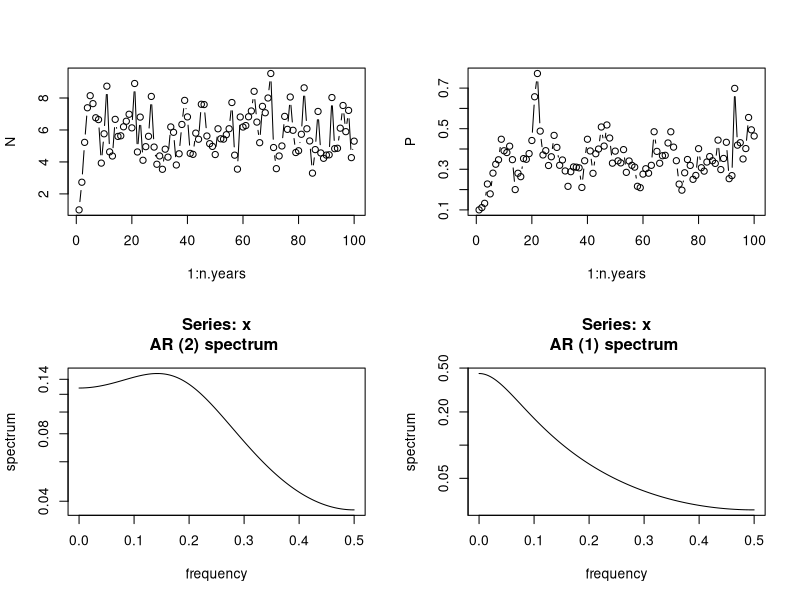
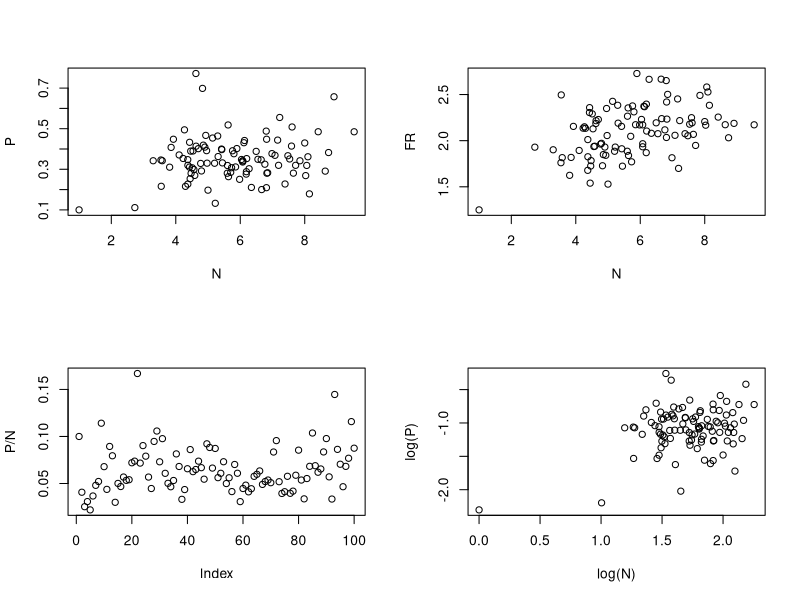
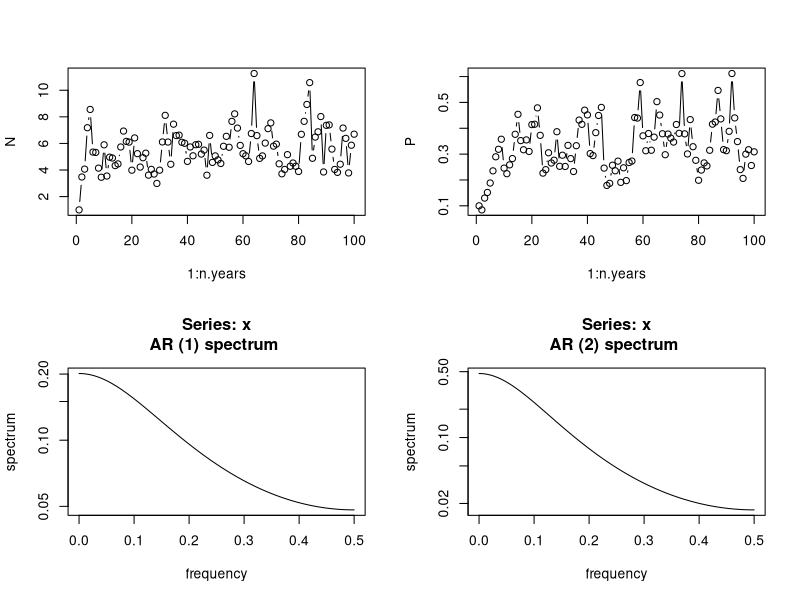
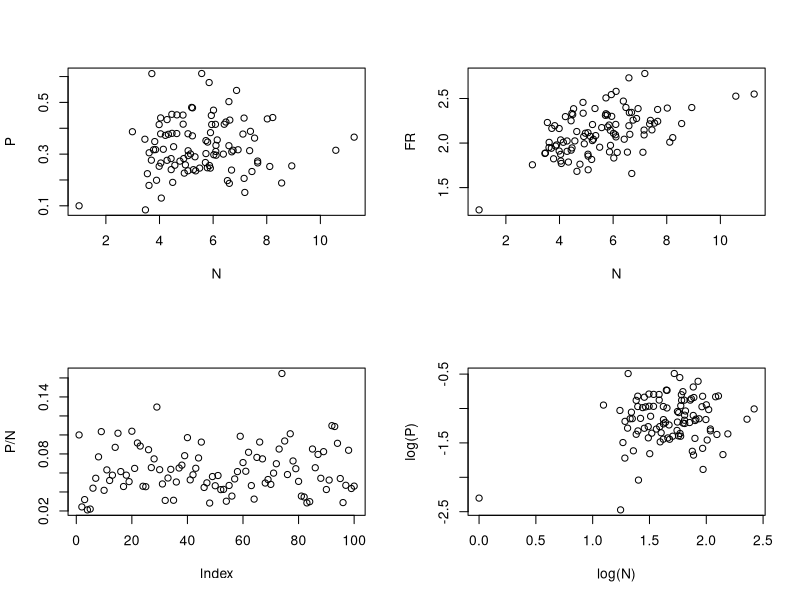
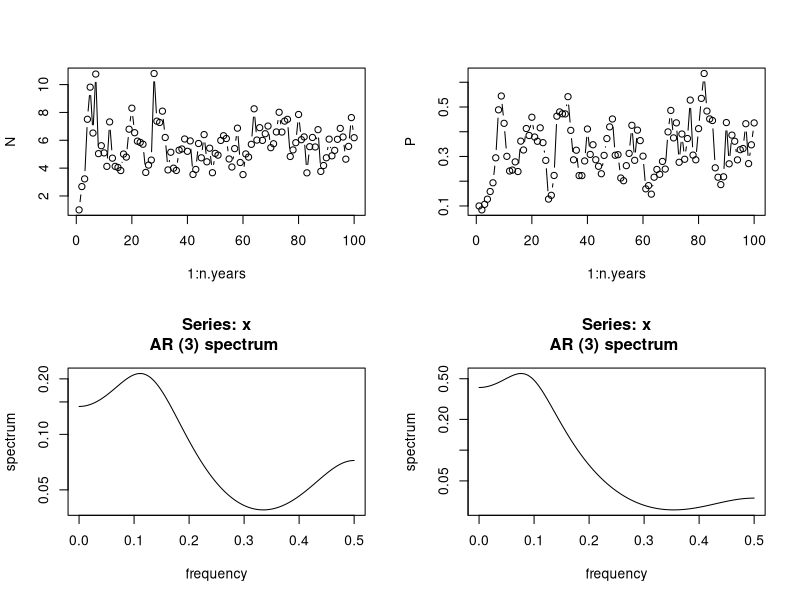
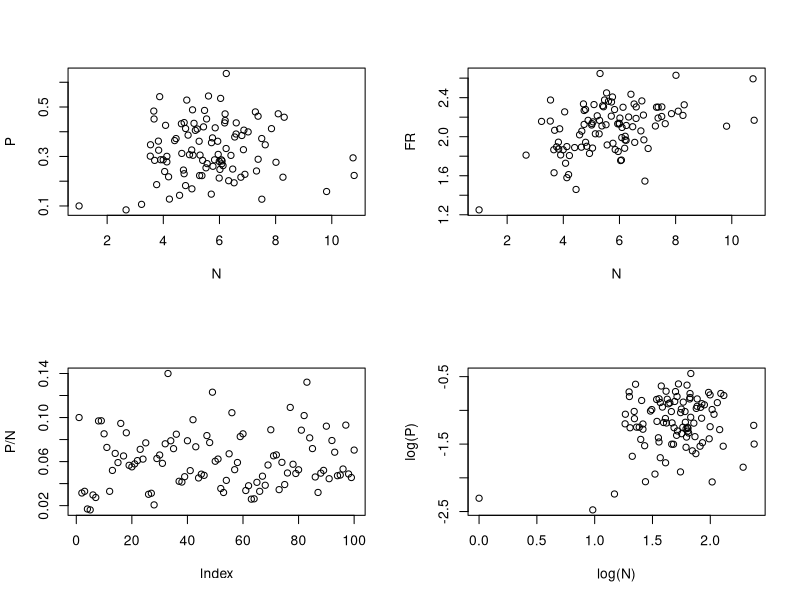
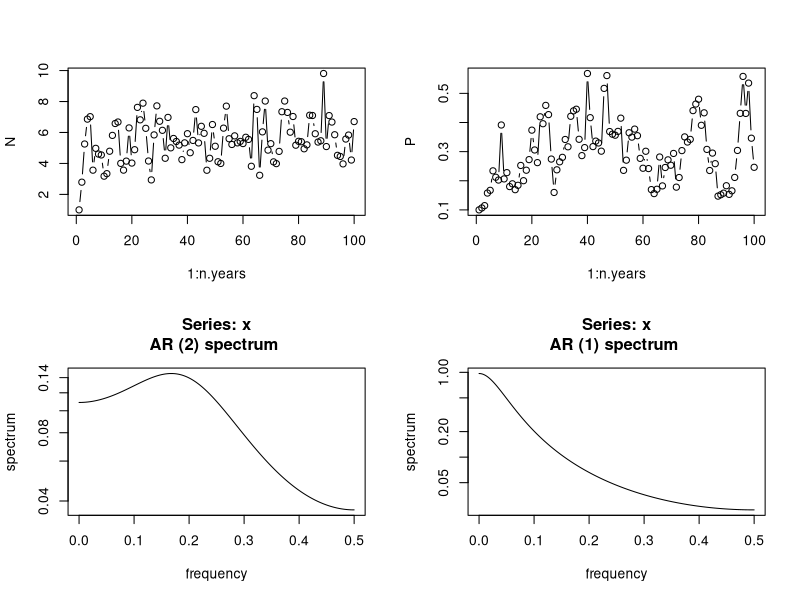
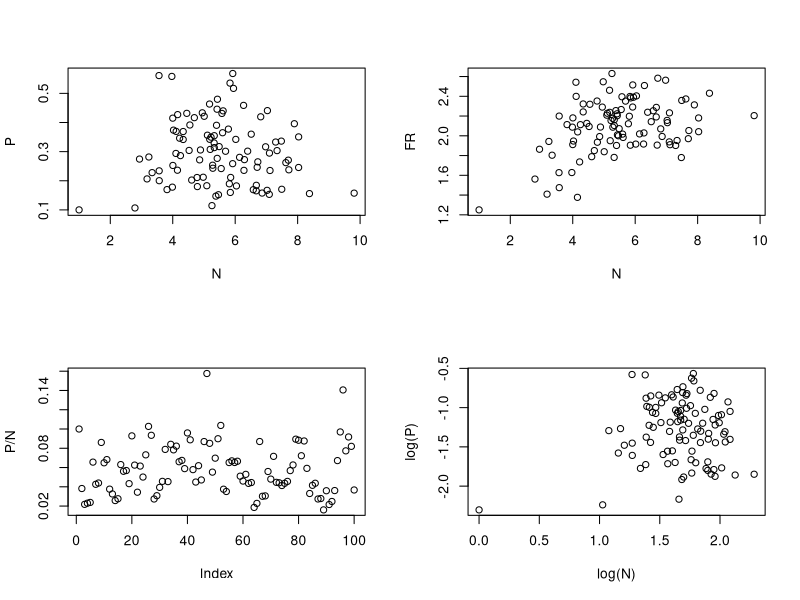

Here is the R script that generated these plots, in order:
### FB 13/11/2017 - predator-prey model with noisy functional response data
### From much earlier code
### 15/03/2018 Added comparison to deterministic version of the code
### 02/02/2019 Removed comparison, loop over 100 repeats for T=100

rm(list=ls())
graphics.off()

### Model used (use stored simulated data later on, just tryouts for now)
n.repeats<-100
n.years<-100  	# Number of years //
N1<-1			# Initial pop size
P1<-0.1   # O.1 before but difficult to see if there are transient oscillations
K<-1			# threshold dd 
beta<-1			# density-dependence exponent
rmax_V<-2			# Max AVERAGE growth rate (thus not a true max...)
rmax_P<-0.5
sigma2.proc<-0.05		# worked well with 0.005 too

### FR and predator parameters
C<-2.5
D<-1
Q<-10

### Simulation of data
#set.seed(42) 
set.seed(41)
#set.seed(40)

for (krep in 1:n.repeats){

y<-N<-P<-FR<-numeric(n.years)
N[1]<-N1
P[1]<-P1
FR[1]<-C*N[1]/(D+N[1])

rV<-rnorm(n.years-1,rmax_V,sqrt(sigma2.proc))
rP<-rnorm(n.years-1,rmax_P,sqrt(sigma2.proc))
FRnoise<-rnorm(n.years,0,sqrt(sigma2.proc))

for (t in 1:(n.years-1)){
  
  N[t+1]<-N[t]*(exp(rV[t])/(1+(N[t]/K)^beta))*exp(-FR[t]*P[t]/N[t])
  P[t+1]<-P[t]*exp(rP[t])/(1+P[t]*Q/N[t])
  FR[t+1]<-(C*N[t+1]/(D+N[t+1])) + FRnoise[t+1] #must be after for updating. 
}
## Plotting time series of abundances and FR
par(mfrow=c(2,2))
plot(1:n.years,N,type="b")
plot(1:n.years,P,type="b")
spectrum(log(N),method="ar")
spectrum(log(P),method="ar")

### Produce dataset to fit
data = cbind(log(N),log(P),FR) 

par(mfrow=c(2,2))
plot(N,P)
plot(N,FR)
plot(P/N)
plot(log(N),log(P))

write.csv(format(data,digits=3),file=paste("predatorPrey_withGaussianFR",krep,".csv",sep=""))

}
